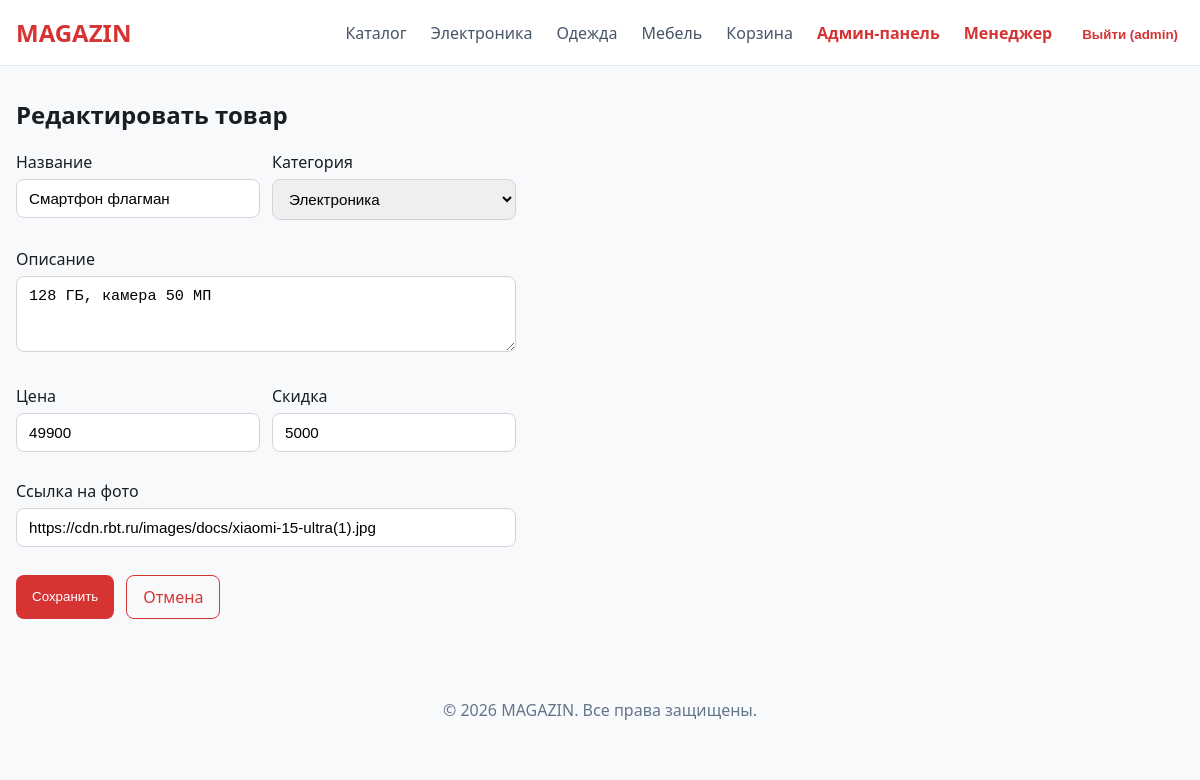
The app's page /edit_product/2 (signed in) with its own data.
### tables this page shows
CREATE TABLE products (
            id INTEGER PRIMARY KEY AUTOINCREMENT,
            name TEXT NOT NULL,
            description TEXT,
            price INTEGER NOT NULL,
            discount INTEGER DEFAULT 0,
            image_url TEXT,
            category TEXT NOT NULL
        );

### app.py (the view)
        def wrapper(*args, **kwargs):
            if 'role' not in session or session['role'] not in roles:
                flash('У вас нет доступа к этой странице', 'error')
                return redirect(url_for('index'))
            return f(*args, **kwargs)

### app.py (called while the page is built, shortened)
def role_required(*roles):
    def decorator(f):
        def wrapper(*args, **kwargs):
            if 'role' not in session or session['role'] not in roles:
                flash('У вас нет доступа к этой странице', 'error')
                return redirect(url_for('index'))
            return f(*args, **kwargs)
        wrapper.__name__ = f.__name__
        return wrapper
    return decorator

@app.route('/edit_product/<int:pid>', methods=['GET', 'POST'])
@role_required('admin', 'manager')
def edit_product(pid):
    with sqlite3.connect(DB_NAME) as conn:
        conn.row_factory = sqlite3.Row
        cur = conn.cursor()
        cur.execute('SELECT * FROM products WHERE id = ?', (pid,))
        product = cur.fetchone()
    if not product:
        flash('Товар не найден', 'error')
        return redirect(url_for('index'))
    return render_template('edit_product.html', product=product)

### templates/edit_product.html (shortened to what this page needs)
{% extends 'base.html' %}
{% block content %}
<h2>Редактировать товар</h2>
<form method="POST" style="max-width:500px; display:grid; grid-template-columns:1fr 1fr; gap:12px;">
  <div class="form-group">
    <label>Название</label>
    <input type="text" name="name" value="{{ product.name }}" required>
  </div>
  <div class="form-group">
    <label>Категория</label>
    <select name="category" required>
      <option value="electronics" {% if product.category == 'electronics' %}selected{% endif %}>Электроника</option>
    </select>
  </div>
  <div class="form-group" style="grid-column:1/-1;">
    <label>Описание</label>
    <textarea name="desc" rows="3" required>{{ product.description }}</textarea>
  </div>
  <div class="form-group">
    <label>Цена</label>
    <input type="number" name="price" value="{{ product.price }}" required>
  </div>
  <div class="form-group">
    <label>Скидка</label>
    <input type="number" name="discount" value="{{ product.discount }}">
  </div>
  <div class="form-group" style="grid-column:1/-1;">
    <label>Ссылка на фото</label>
    <input type="url" name="img" value="{{ product.image_url }}" placeholder="https://...">
  </div>
  <div style="grid-column:1/-1; display:flex; gap:12px;">
    <button type="submit" class="btn btn-primary">Сохранить</button>
    <a href="{{ url_for('dashboard_admin' if session.role == 'admin' else 'dashboard_manager') }}" class="btn btn-outline">Отмена</a>
  </div>
</form>
{% endblock %}

### static/style.css (style rules this page uses)
:root { --primary-red: #d63333; --dark-red: #b92c2c; --bg: #f8f9fa; --card-bg: #ffffff; --text: #1a1e21; --gray: #6b7280; }
body { background: var(--bg); color: var(--text); font-family: system-ui, -apple-system, Segoe UI, Roboto, Helvetica, Arial, sans-serif; margin: 0; }
.btn { display: inline-flex; align-items: center; justify-content: center; padding: 10px 16px; border: none; border-radius: 8px; font-weight: 500; cursor: pointer; text-decoration: none; transition: all 0.2s; }
.btn-primary { background: var(--primary-red); color: white; }
.btn-outline { background: transparent; border: 1px solid var(--primary-red); color: var(--primary-red); }
form .form-group { margin-bottom: 16px; }
form label { display: block; margin-bottom: 6px; font-weight: 500; }
form input[type="text"], form input[type="number"], form input[type="url"], form input[type="password"], form select, form textarea { width: 100%; padding: 10px 12px; border: 1px solid #d1d5db; border-radius: 8px; font-size: 0.95rem; box-sizing: border-box; }

### records on screen
products: name "Смартфон флагман", category "Электроника", desc "128 ГБ, камера 50 МП", price "49900", discount "5000", img "https://cdn.rbt.ru/images/docs/xiaomi-15-ultra(1).jpg"

### other values on screen
{{ session.username }} "admin"
